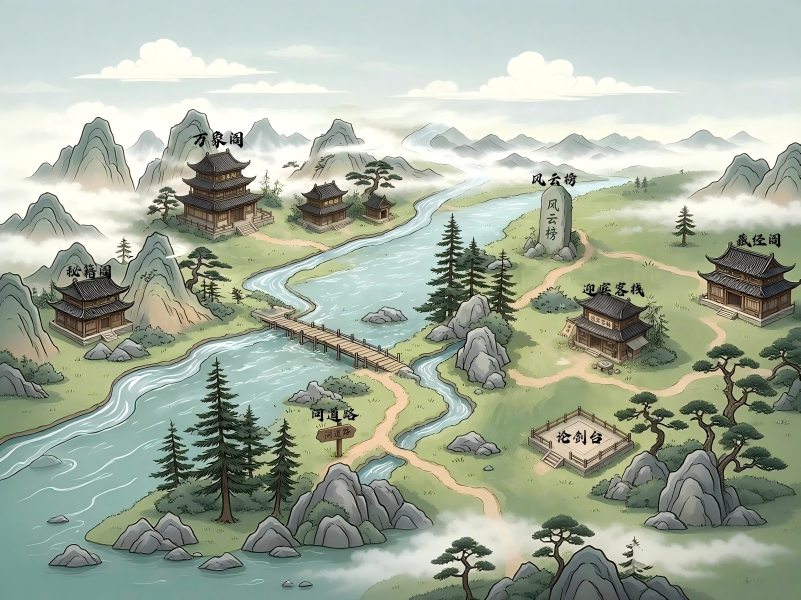
#> input picture xianxia/assets/images/map/world_map.jpg, 2401 x 1800 px, found by its file name (shown at 1/3 size)
$ python process_world_map.py
#> lines starting #> are read from the running program, lines starting #| are printed output that depends on the picture; after the words box and inside, x2 and y2 are one past the last pixel; in counts of white or black regions, pixels touching at a corner belong together
#> in main, im is the input picture: PIL image 2401x1800 RGB; mean R, G, B 164.4, 174.5, 157.4
#| 原始尺寸: (2401, 1800)
#!/usr/bin/env python3
# -*- coding: utf-8 -*-
"""
处理完整地图素材：
1. 去右下角水印。
2. 生成可行走遮罩：白色=可走，黑色=河流/山体/天空（不可走）。
3. 桥梁强制可走 + 各地点间 A* 最短路加宽保护 + 接受用户蓝框"应可走"区域。

输出：
- assets/images/map/world_map.jpg
- assets/images/map/world_map_mask.png
- assets/images/map/world_map_obstacle_preview.jpg
"""
from PIL import Image, ImageDraw
import numpy as np
from scipy import ndimage
import heapq
import os

ROOT = r'C:\Users\gyu\WorkBuddy\2026-06-11-09-27-51\aihome-game'
SRC = os.path.join(ROOT, 'assets', 'images', 'map', 'world_map.jpg')
OUT_MAP = os.path.join(ROOT, 'assets', 'images', 'map', 'world_map.jpg')
OUT_MASK = os.path.join(ROOT, 'assets', 'images', 'map', 'world_map_mask.png')

# 用户标注图：红色画笔补标禁区 + 蓝色框标应可走区域
USER_RED_ANNOTATION = r'C:\Users\gyu\.workbuddy\clipboard-images\clipboard-2026-07-27T09-49-29-786Z-91e70dc3.jpg'
USER_BLUE_ANNOTATION = r'C:\Users\gyu\.workbuddy\clipboard-images\clipboard-2026-07-28T00-47-29-389Z-ff9aea68.jpg'
USER_GREEN_ANNOTATION = r'C:\Users\gyu\.workbuddy\clipboard-images\clipboard-2026-07-28T01-07-21-035Z-85609817.jpg'

# 7 地点 + 出生地
LOCATIONS = [
    (743, 693, '万象阁'),
    (344, 1015, '秘籍阁'),
    (2175, 953, '藏经阁'),
    (1659, 795, '风云榜'),
    (1761, 1065, '迎宾客栈'),
    (1631, 1395, '论剑台'),
    (1039, 1375, '问道路'),
    (1331, 1441, '出生地'),
]


def remove_watermark(im):
    return im


def _resize_user_im(user_im, size):
    return user_im.convert('RGB').resize(size, Image.Resampling.LANCZOS)


def detect_user_red_annotation(user_im, size):
    """从用户标注图提取红色禁区。"""
    if user_im is None:
        return None
    arr = np.array(_resize_user_im(user_im, size)).astype(np.float32)
    r, g, b = arr[:, :, 0], arr[:, :, 1], arr[:, :, 2]
    red = (
        (r > 155) & (g < 130) & (b < 130) &
        (r - g > 35) & (r - b > 35)
    )
    labels, n = ndimage.label(red)
    if n == 0:
        return None
    sizes = ndimage.sum(np.ones_like(labels), labels, range(1, n + 1))
    out = np.zeros_like(red)
    for i in range(n):
        if sizes[i] > 80:
            out |= (labels == i + 1)
    return ndimage.binary_dilation(out, iterations=2)


def detect_user_blue_annotation(user_im, size):
    """从用户标注图提取蓝色"应可走"区域，并在 2401×1800 上返回精确坐标。"""
    if user_im is None:
        return None
    img = user_im.convert('RGB')
    uW, uH = img.size

    arr = np.array(img).astype(np.float32)
    r, g, b = arr[:, :, 0], arr[:, :, 1], arr[:, :, 2]
    blue = (
        (b > 150) &
        (b > r + 30) &
        (b > g + 5) &
        (r < 220) & (g < 220)
    )
    labels, n = ndimage.label(blue)
    if n == 0:
        return None

    # 寻找 preview 在用户图中的实际边界（红色覆盖区域）
    red_overlay = (r > 140) & (g < r - 20) & (b < r - 20)
    red_rows = np.where(red_overlay.any(axis=1))[0]
    red_cols = np.where(red_overlay.any(axis=0))[0]
    if len(red_rows) == 0 or len(red_cols) == 0:
        return None

    ux0 = red_cols.min()
    ux1 = red_cols.max()
    uy0 = red_rows.min()
    uy1 = red_rows.max()
    sx = (ux1 - ux0) / size[0]
    sy = (uy1 - uy0) / size[1]

    # 收集较大蓝色连通块（>500px 用户图）
    boxes = []
    for i in range(1, n + 1):
        ys, xs = np.where(labels == i)
        if len(xs) < 500:
            continue
        ox_min = int((xs.min() - ux0) / sx)
        ox_max = int((xs.max() - ux0) / sx)
        oy_min = int((ys.min() - uy0) / sy)
        oy_max = int((ys.max() - uy0) / sy)
        boxes.append((ox_min, ox_max, oy_min, oy_max))

    if not boxes:
        return None

    H, W = size[1], size[0]
    out = np.zeros((H, W), dtype=bool)
    for ox0, ox1, oy0, oy1 in boxes:
        # 扩展一些边距
        ox0 = max(0, ox0 - 20)
        oy0 = max(0, oy0 - 20)
        ox1 = min(W, ox1 + 20)
        oy1 = min(H, oy1 + 20)
        out[oy0:oy1, ox0:ox1] = True
    return out


def detect_user_green_annotation(user_im, size):
    """
    从用户标注图提取绿色"应可走"区域（用户用绿色框标出所有可通行区域）。
    用户绿色框可能覆盖水域，所以扣除已识别河流，但仍保留陆地。
    返回填充后的 2D bool mask，投影到 size。
    """
    if user_im is None:
        return None
    img = user_im.convert('RGB')
    uW, uH = img.size
    arr = np.array(img).astype(np.float32)
    r, g, b = arr[:, :, 0], arr[:, :, 1], arr[:, :, 2]

    # 绿色：G 显著高于 R/B，且整体不过暗
    green = (
        (g > 130) &
        (g > r + 25) &
        (g > b + 25) &
        (r < 200) &
        (b < 200)
    )

    # 找 preview 在用户图中的边界
    red_overlay = (r > 140) & (g < r - 20) & (b < r - 20)
    red_rows = np.where(red_overlay.any(axis=1))[0]
    red_cols = np.where(red_overlay.any(axis=0))[0]
    if len(red_rows) == 0 or len(red_cols) == 0:
        return None

    ux0 = red_cols.min()
    ux1 = red_cols.max()
    uy0 = red_rows.min()
    uy1 = red_rows.max()
    sx = (ux1 - ux0) / size[0]
    sy = (uy1 - uy0) / size[1]

    # 闭运算 + 填充，让绿色框内部也被认为可走
    green_dilated = ndimage.binary_dilation(green, iterations=3)
    green_filled = ndimage.binary_fill_holes(green_dilated)

    # 投影回原图坐标
    H, W = size[1], size[0]
    out = np.zeros((H, W), dtype=bool)
    uH_int, uW_int = green_filled.shape
    for y in range(uH_int):
        for x in range(uW_int):
            if green_filled[y, x]:
                ox = int((x - ux0) / sx)
                oy = int((y - uy0) / sy)
                if 0 <= ox < W and 0 <= oy < H:
                    out[oy, ox] = True
    return out


def build_walk_mask(im, user_red_im=None, user_blue_im=None, user_green_im=None):
    """
    生成可行走遮罩：白色=可走，黑色=河流/山体/天空（不可走）。
    桥梁硬编码可走 + A* 路径加宽 + 用户蓝/绿框区域覆盖为白。
    """
    arr = np.array(im.convert('RGB')).astype(np.float32)
    r, g, b = arr[:, :, 0], arr[:, :, 1], arr[:, :, 2]
    H, W = arr.shape[:2]
    gray = 0.299 * r + 0.587 * g + 0.114 * b

    yy, xx = np.mgrid[:H, :W]

    # 天空带直接禁行
    sky_band = np.zeros((H, W), dtype=bool)
    sky_band[:240, :] = True

    # 远山
    distant_mountain = (
        (yy < 420) & (yy >= 180) &
        (gray > 90) & (gray < 215) &
        (abs(r - g) < 45) &
        (abs(g - b) < 50) &
        (abs(r - b) < 50) &
        ((b > 110) | (gray > 130))
    )
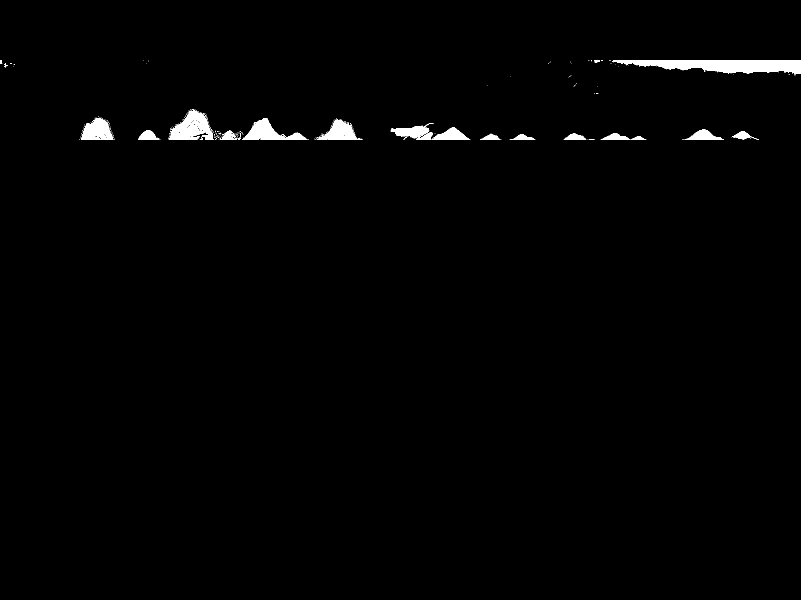
#> distant_mountain: shape (1800, 2401) bool (shown at 1/3 size); 1.1% white; 379 white regions (354 under 20 px), largest, box (x1, y1, x2, y2) and area: (1837, 180, 2401, 223) 15444, (508, 329, 640, 420) 6504, (728, 354, 921, 420) 5235

    # 河流
    water = (b > 110) & (g > 90) & (b > r + 3) & (g >= r - 10) & (r < 215)
    water = water & (~sky_band)
    labels, n = ndimage.label(water)
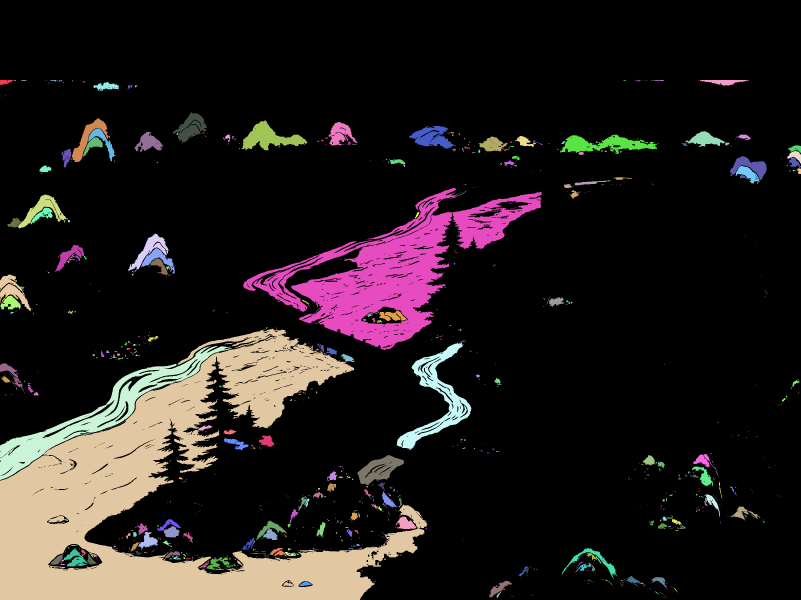
#> labels: shape (1800, 2401) int32 (shown at 1/3 size); 2229 distinct labels, from 0 to 2228; one colour per label, 0 black
#> n = 2228
    sizes = ndimage.sum(np.ones_like(labels), labels, range(1, n + 1))
#> sizes = 2228 values, max 378352 at index 625, min 1 at index 3, mean 316.1
    river = np.zeros_like(water)
    for i in range(n):
        if sizes[i] > 1500:
            river |= (labels == i + 1)
    river = ndimage.binary_dilation(river, iterations=2)

    # 山体/岩石
    gx = ndimage.sobel(gray, axis=1)
    gy = ndimage.sobel(gray, axis=0)
    grad = np.sqrt(gx * gx + gy * gy)
    textured = grad > 12

    rock_gray = (
        (abs(r - g) < 38) &
        (abs(g - b) < 42) &
        (abs(r - b) < 42) &
        (gray > 60) & (gray < 240) &
        (~sky_band)
    )
    rock_brown = (
        (r > 95) & (g > 65) & (b < 140) &
        (r > b + 15) &
        (g > b + 5) &
        (~sky_band)
    )
    forest = (
        (g > 35) & (g < 120) &
        (r > 15) & (r < 100) &
        (b > 10) & (b < 90) &
        (g > r + 5) & (g > b + 8) &
        (~sky_band)
    )
    mountain = (rock_gray | rock_brown | forest) & textured
    m_labels, m_n = ndimage.label(mountain)
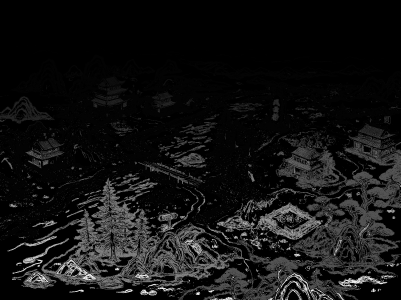
#> m_labels: shape (1800, 2401) int32 (shown at 1/6 size); min 0, max 26246, mean 2023.8; drawn with min black and max white
#> m_n = 26246
    m_sizes = ndimage.sum(np.ones_like(m_labels), m_labels, range(1, m_n + 1))
    mountain_big = np.zeros_like(mountain)
    for i in range(m_n):
        if m_sizes[i] > 300:
            mountain_big |= (m_labels == i + 1)
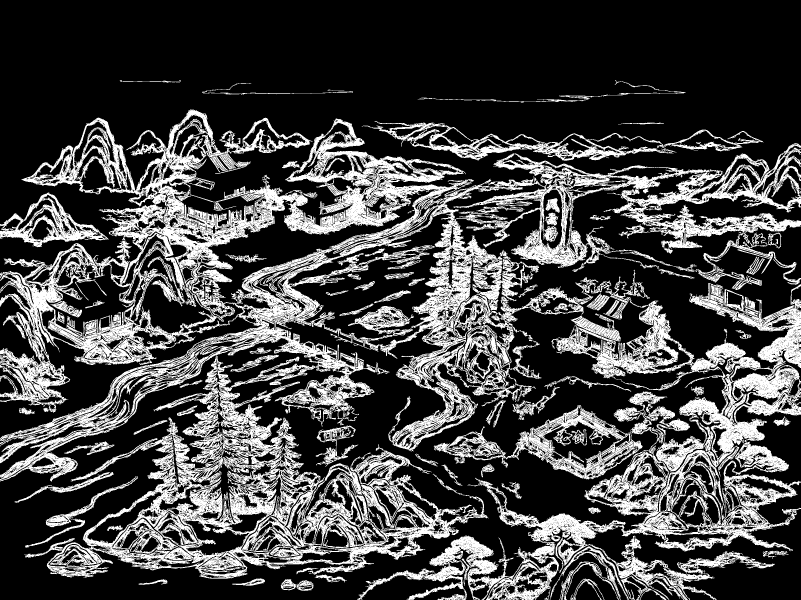
#> mountain_big: shape (1800, 2401) bool (shown at 1/3 size); 26.9% white; 81 white regions, largest, box (x1, y1, x2, y2) and area: (0, 328, 2401, 1800) 1010727, (1301, 1216, 1928, 1439) 30533, (1085, 363, 2290, 482) 25586
    # 减少山体膨胀：2 → 1，避免吃掉路边
    mountain_big = ndimage.binary_dilation(mountain_big, iterations=1)

    # 桥梁颜色检测 + 硬编码主桥细线
    bridge = (
        (r > 100) & (g > 80) & (b < 150) &
        (r > b + 5) & (g > b + 5) & (~sky_band)
    )
    br_labels, br_n = ndimage.label(bridge)
#> br_n = 22533
    br_sizes = ndimage.sum(np.ones_like(br_labels), br_labels, range(1, br_n + 1))
    bridge_clean = np.zeros_like(bridge)
    for i in range(br_n):
        if 150 < br_sizes[i] < 12000:
            bridge_clean |= (br_labels == i + 1)

    # 硬编码主桥：画一条窄线（宽 38px），从左岸 (770, 925) 到右岸 (960, 960)
    bridge_force_img = Image.new('L', (W, H), 0)
    draw = ImageDraw.Draw(bridge_force_img)
    draw.line([(770, 925), (960, 960)], fill=255, width=38)
    # 桥两端落地延伸一段
    draw.line([(720, 920), (790, 925)], fill=255, width=38)
    draw.line([(940, 960), (1010, 960)], fill=255, width=38)
    bridge_force = np.array(bridge_force_img, dtype=bool)
    bridge_clean = bridge_clean | bridge_force

    obstacle = sky_band | distant_mountain | river | mountain_big

    # 合并用户红色禁区
    user_red = detect_user_red_annotation(user_red_im, (W, H))
    if user_red is not None:
        obstacle = obstacle | user_red

    walkable = (~obstacle) | bridge_clean
    mask = np.where(walkable, 255, 0).astype(np.uint8)

    # 保护各地点入口（半径加大）
    yy_grid, xx_grid = np.ogrid[:H, :W]
    for cx, cy, _ in LOCATIONS:
        rr = 90
        disk = (xx_grid - cx) ** 2 + (yy_grid - cy) ** 2 <= rr * rr
        mask[disk] = 255
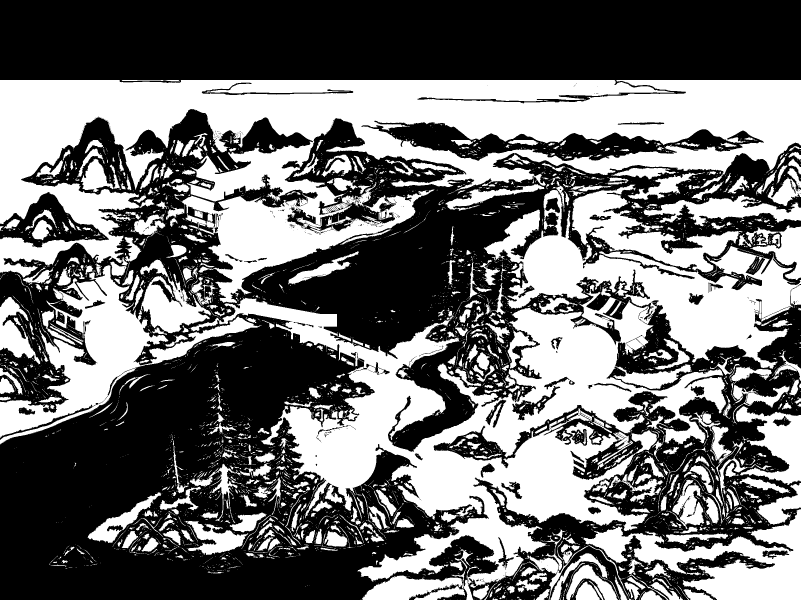
#> mask: shape (1800, 2401) (shown at 1/3 size); 44.2% white; 5583 white regions (4514 under 20 px), largest, box (x1, y1, x2, y2) and area: (0, 240, 2401, 909) 646651, (571, 570, 2401, 1764) 599870, (0, 796, 784, 1332) 98626

    # 各地点间 A* 最短路 → 膨胀 ~20px 设为白（确保连通）
    path_mask = compute_path_corridors(mask)
    mask[path_mask] = 255

    # 用户蓝框"应可走"区域：扣除已识别的河流，避免把水色误开
    user_blue = detect_user_blue_annotation(user_blue_im, (W, H))
    if user_blue is not None:
        safe_blue = user_blue & (~river)
        mask[safe_blue] = 255
        print(f'用户蓝框区域像素: {user_blue.sum()}, 扣除水域后设为白: {safe_blue.sum()}')

    # 用户绿框"应可走"区域：扣除已识别的河流，避免把水色误开；扣除天空带和远山
    user_green = detect_user_green_annotation(user_green_im, (W, H))
    if user_green is not None:
        safe_green = user_green & (~river) & (~sky_band) & (~distant_mountain)
        mask[safe_green] = 255
        print(f'用户绿框区域像素: {user_green.sum()}, 扣除水域/天空/远山后设为白: {safe_green.sum()}')

    return Image.fromarray(mask, 'L')


def compute_path_corridors(mask, cell=24):
    """
    对各地点两两间跑 A*，把找到的路径膨胀 ~20px 作为可行走通道。
    A* 严格只在已有可走格子中寻路（避免穿过河流/山体），并强制主桥格子可走。
    """
#> called with cell = 24
    H, W = mask.shape
    grid_h = H // cell
    grid_w = W // cell

    # 下采样：块内可走像素 > 50% 才视为可走
    walk = np.zeros((grid_h, grid_w), dtype=bool)
    for gy in range(grid_h):
        for gx in range(grid_w):
            block = mask[gy * cell:(gy + 1) * cell, gx * cell:(gx + 1) * cell]
            walk[gy, gx] = (block == 255).sum() > (cell * cell * 0.50)

    # 强制主桥格子可走（用与 build_walk_mask 中相同的细线）
    bridge_grid_img = Image.new('L', (W, H), 0)
    ImageDraw.Draw(bridge_grid_img).line([(770, 925), (960, 960)], fill=255, width=60)
    bridge_grid_arr = np.array(bridge_grid_img, dtype=bool)
    for gy in range(grid_h):
        for gx in range(grid_w):
            cx_pix = gx * cell + cell // 2
            cy_pix = gy * cell + cell // 2
            if bridge_grid_arr[cy_pix, cx_pix]:
                walk[gy, gx] = True

    # 强制地点 80px 内格子可走（确保起点/终点可达）
    for cx, cy, _ in LOCATIONS:
        for gy in range(grid_h):
            for gx in range(grid_w):
                cx_pix = gx * cell + cell // 2
                cy_pix = gy * cell + cell // 2
                if (cx_pix - cx) ** 2 + (cy_pix - cy) ** 2 <= 80 * 80:
                    walk[gy, gx] = True

    def to_grid(x, y):
        return min(x // cell, grid_w - 1), min(y // cell, grid_h - 1)

    def heuristic(a, b):
        return abs(a[0] - b[0]) + abs(a[1] - b[1])

    def find_path(start, end):
        sx, sy = to_grid(*start)
        ex, ey = to_grid(*end)
        if (sx, sy) == (ex, ey):
            return [(sx, sy)] if walk[sy, sx] else None
        if not (walk[sy, sx] and walk[ey, ex]):
            return None
        open_set = [(heuristic((sx, sy), (ex, ey)), 0, sx, sy)]
        came = {}
        g = {(sx, sy): 0}
        visited = set()
        while open_set:
            _, gc, x, y = heapq.heappop(open_set)
            if (x, y) in visited:
                continue
            visited.add((x, y))
            if (x, y) == (ex, ey):
                path = []
                cur = (x, y)
                while cur is not None:
                    path.append(cur)
                    cur = came.get(cur)
                return path
            for dx, dy in [(1, 0), (-1, 0), (0, 1), (0, -1),
                           (1, 1), (1, -1), (-1, 1), (-1, -1)]:
                nx, ny = x + dx, y + dy
                if 0 <= nx < grid_w and 0 <= ny < grid_h and walk[ny, nx]:
                    ng = gc + (1.414 if dx != 0 and dy != 0 else 1)
                    if (nx, ny) not in g or ng < g[(nx, ny)]:
                        came[(nx, ny)] = (x, y)
                        g[(nx, ny)] = ng
                        heapq.heappush(open_set, (ng + heuristic((nx, ny), (ex, ey)), ng, nx, ny))
        return None

    # 收集所有路径
    all_path = []
    locs = [(x, y) for x, y, _ in LOCATIONS]
    path_count = 0
    for i in range(len(locs)):
        for j in range(i + 1, len(locs)):
            path = find_path(locs[i], locs[j])
            if path:
                all_path.extend(path)
                path_count += 1
    print(f'A* 路径: 成功 {path_count}/{len(locs)*(len(locs)-1)//2}')

    if not all_path:
        return np.zeros((H, W), dtype=bool)

    # 把网格路径映射回像素坐标并膨胀 18 像素
    corridor = np.zeros((H, W), dtype=bool)
    for gx, gy in all_path:
        cx_p = gx * cell + cell // 2
        cy_p = gy * cell + cell // 2
        corridor[cy_p, cx_p] = True
    corridor = ndimage.binary_dilation(corridor, iterations=18)
    return corridor


def create_preview(im, mask):
    """生成红色禁区预览图。"""
    arr = np.array(im.convert('RGB')).astype(np.float32)
    m = np.array(mask.convert('L')).astype(np.float32) / 255.0
    red_overlay = np.zeros_like(arr)
    red_overlay[:, :, 0] = 255
    blended = arr * 0.55 + red_overlay * 0.45
    preview = arr * m[:, :, None] + blended * (1 - m[:, :, None])
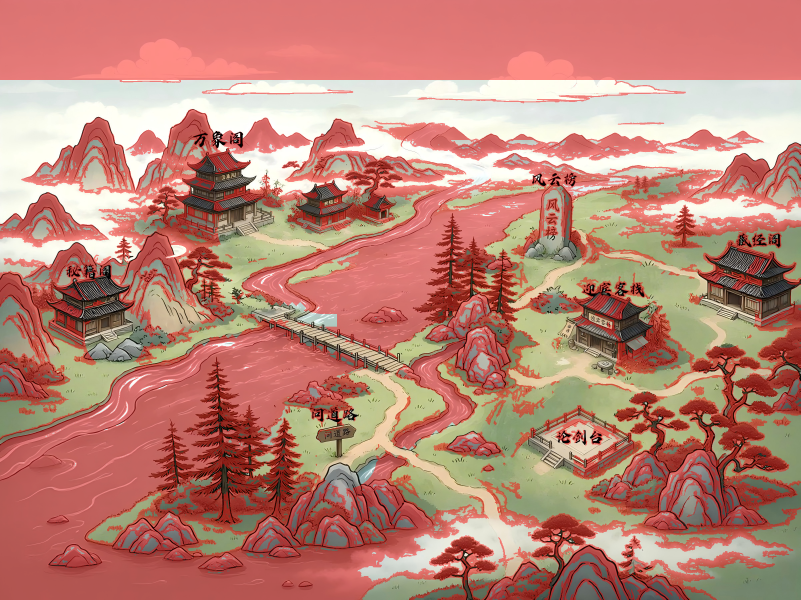
#> preview: shape (1800, 2401, 3) float32 (shown at 1/3 size); mean R, G, B 190, 131.9, 118.2
    return Image.fromarray(np.clip(preview, 0, 255).astype(np.uint8), 'RGB')


def main():
    im = Image.open(SRC)
    print(f'原始尺寸: {im.size}')

    user_red_im = None
    if os.path.exists(USER_RED_ANNOTATION):
        user_red_im = Image.open(USER_RED_ANNOTATION)
        print(f'加载红色用户标注: {USER_RED_ANNOTATION} ({user_red_im.size})')

    user_blue_im = None
    if os.path.exists(USER_BLUE_ANNOTATION):
        user_blue_im = Image.open(USER_BLUE_ANNOTATION)
        print(f'加载蓝色用户标注: {USER_BLUE_ANNOTATION} ({user_blue_im.size})')

    user_green_im = None
    if os.path.exists(USER_GREEN_ANNOTATION):
        user_green_im = Image.open(USER_GREEN_ANNOTATION)
        print(f'加载绿色用户标注: {USER_GREEN_ANNOTATION} ({user_green_im.size})')

    im_cleaned = remove_watermark(im)
    im_cleaned.save(OUT_MAP, quality=95)
    print(f'已保存清理地图: {OUT_MAP}')

    mask = build_walk_mask(im_cleaned, user_red_im, user_blue_im, user_green_im)
    mask.save(OUT_MASK)
    print(f'已保存行走遮罩: {OUT_MASK}')

    preview = create_preview(im_cleaned, mask)
    preview_path = os.path.join(ROOT, 'assets', 'images', 'map', 'world_map_obstacle_preview.jpg')
    preview.save(preview_path, quality=95)
    print(f'已保存禁区预览: {preview_path}')


if __name__ == '__main__':
    main()
